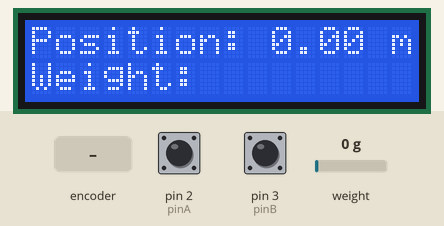
Recording of a sketch running on a simulated Arduino Uno, built with avr-gcc and run on an emulated ATmega328P. Shown: 16×2 character LCD. The test bench sets the inputs (shaded band); at power-on: weight on the scale 0 g, pin 2 (pinA) HIGH, pin 3 (pinB) HIGH. What the sketch prints to the serial monitor is not drawn.

Above: at 3.27 s.
3.3 s: weight on the scale set to 100 g
At 3.9 s:
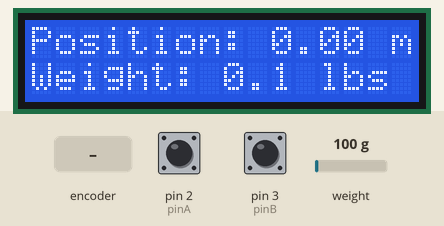
6.3 s: rotary encoder on pin 2 (pinA) / pin 3 (pinB) turned 1 step (first pin leading)
At 7.31 s:
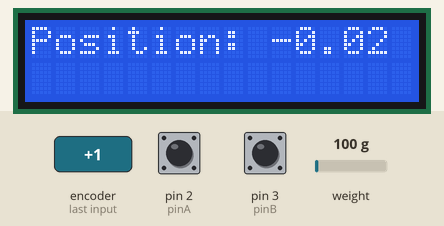
8.7 s: weight on the scale set to 1250 g
At 10.1 s:
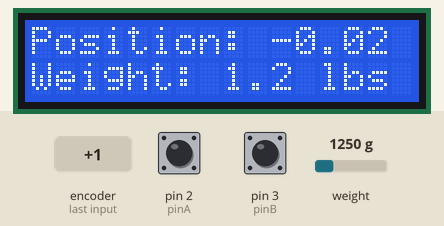
11.0 s: rotary encoder on pin 2 (pinA) / pin 3 (pinB) turned 1 step (first pin leading)
At 11.9 s:
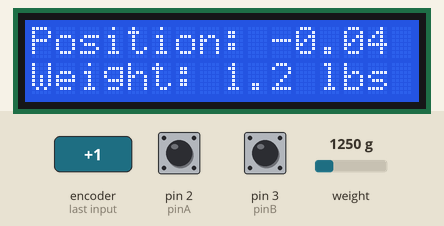
12.9 s: weight on the scale set to 2500 g
At 14.3 s:
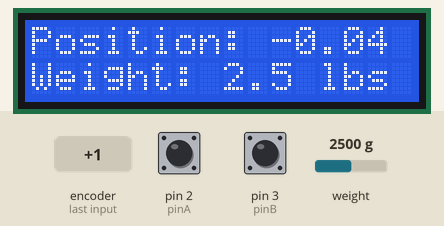
Timing chart, 0 to 15.9 s (numbered marks = the images above; inputs shaded):
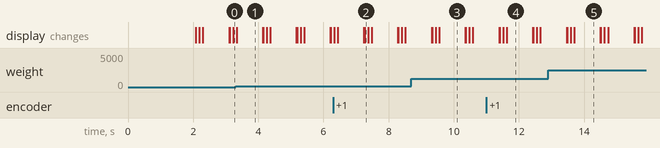

Measured:
- what the display in image 1 shows lasts 0.8 s, from 3.3 s to 4.1 s

The sketch:

Combined-DRO-LoadCell.ino
```cpp
#include "HX711.h"
#define DOUT  4
#define CLK  5

HX711 scale;

float calibration_factor = -7050; //-7050 worked for my 440lb max scale setup

#define pinA 2  // Interrupt pin 0 (INT0)
#define pinB 3 // Interrupt pin 1 (INT1)
#define pinR 8  // Digital pin for reference pulse

#include <LCD_I2C.h>

LCD_I2C lcd(0x27, 16, 2); // Default address of most PCF8574 modules, change according

volatile long position = 0;  // Track the position
volatile bool direction = true; // True for forward, false for backward
volatile bool referenceHit = false; // To detect the reference pulse

// Store the previous state of A and B
volatile bool lastA = LOW;
volatile bool lastB = LOW;

// Conversion factor based on the given range
const float conversionFactor = 250.0 / -27500.0;

void setup() {

  lcd.begin(); // If you are using more I2C devices using the Wire library use lcd.begin(false)
               // this stop the library(LCD_I2C) from calling Wire.begin()
  lcd.backlight();


  Serial.begin(9600);

  pinMode(pinA, INPUT);
  pinMode(pinB, INPUT);
  pinMode(pinR, INPUT_PULLUP); // Assuming active low reference signal

  lastA = digitalRead(pinA);
  lastB = digitalRead(pinB);

  attachInterrupt(digitalPinToInterrupt(pinA), readQuadrature, CHANGE);
  attachInterrupt(digitalPinToInterrupt(pinB), readQuadrature, CHANGE);
  attachInterrupt(digitalPinToInterrupt(pinR), referencePulse, FALLING);


  scale.begin(DOUT, CLK);
  scale.set_scale();
  scale.tare(); //Reset the scale to 0

  long zero_factor = scale.read_average(); //Get a baseline reading
  Serial.print("Zero factor: "); //This can be used to remove the need to tare the scale. Useful in permanent scale projects.
  Serial.println(zero_factor);
}

void loop() {
  // Convert the position to millimeters
  float positionMM = position * conversionFactor;

  Serial.print("Position: ");
  Serial.print(positionMM);
  Serial.print(" mm ");
  //Serial.print("\tReference: ");
  //println(referenceHit ? "Hit" : "Not Hit");
  lcd.setCursor(0, 0);
  lcd.print("Position: ");
  lcd.print(positionMM);
  lcd.print(" mm");


    scale.set_scale(calibration_factor); //Adjust to this calibration factor

    Serial.print("Weight: ");
    Serial.print(scale.get_units(), 1);
    Serial.print(" lbs"); //Change this to kg and re-adjust the calibration factor if you follow SI units like a sane person
    //Serial.print(" calibration_factor: ");
    //Serial.print(calibration_factor);
    Serial.println();


    lcd.setCursor(0, 3);

    lcd.print("Weight: ");
    lcd.print(scale.get_units(), 1);
    lcd.print(" lbs");
    delay(800);
    lcd.clear();


    if(Serial.available())
    {
      char temp = Serial.read();
      if(temp == '+' || temp == 'a')
        calibration_factor += 10;
      else if(temp == '-' || temp == 'z')
        calibration_factor -= 10;
    }
}

void readQuadrature() {
  bool currentA = digitalRead(pinA);
  bool currentB = digitalRead(pinB);

  if (currentA != lastA || currentB != lastB) {
    // Determine direction based on the change in A and B states
    if (lastA == LOW && currentA == HIGH) {
      if (currentB == LOW) {
        position++;
      } else {
        position--;
      }
    } else if (lastA == HIGH && currentA == LOW) {
      if (currentB == HIGH) {
        position++;
      } else {
        position--;
      }
    }

    lastA = currentA;
    lastB = currentB;
  }
}

void referencePulse() {
  referenceHit = true;
}
```
